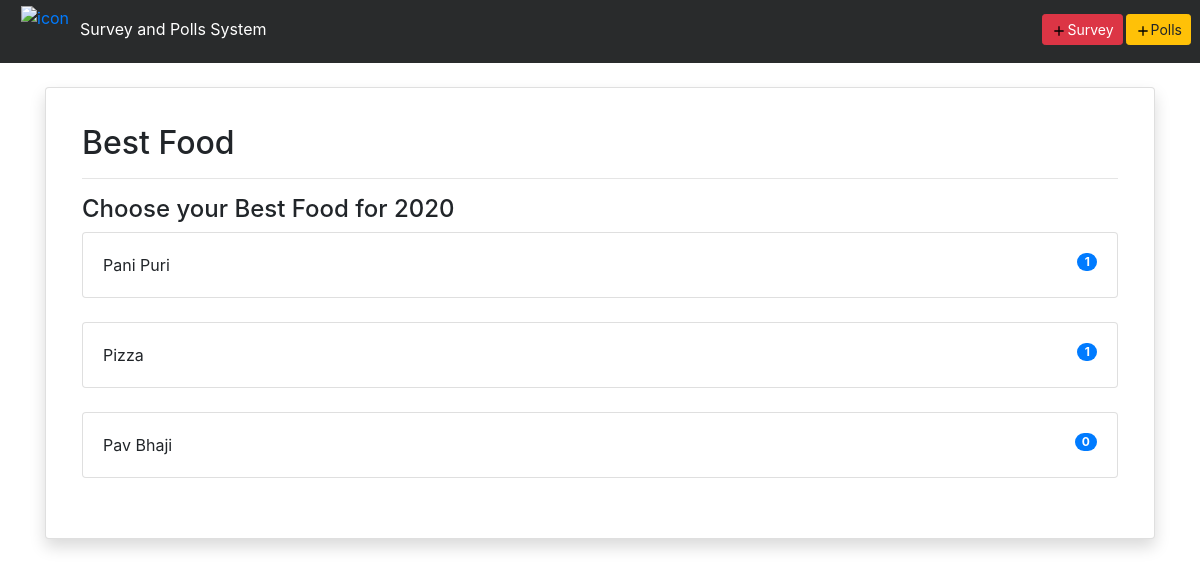
The app's page /spolen/analytics/poll/ad121001poll-1/ (signed in) with its own data.
### spolen/models.py (models this page shows, shortened)
class Poll(models.Model):
	user = models.ForeignKey(User, on_delete = models.CASCADE)
	title = models.CharField(max_length = 256)
	question = models.CharField(max_length = 256)
	slug = models.SlugField(unique = True)
	date_posted = models.DateField(auto_now_add = True)
	public = models.BooleanField(default = False)
	closed = models.BooleanField(default = False)

class PollOption(models.Model):
	poll = models.ForeignKey(Poll, on_delete = models.CASCADE)
	option = models.CharField(max_length = 256)
	votes = models.PositiveIntegerField(default = 0)

### spolen/views.py (the view, shortened to what this page needs)
# urls.py: path('analytics/<str:ent>/<str:slug>/', views.spolen_analytics, name = 'spolen-analytics'),
def spolen_analytics(request,ent,slug):
	if(ent == 'poll'):
		poll = Poll.objects.get(slug = slug)
		if(poll.user == request.user):
			options = PollOption.objects.filter(poll = poll).order_by('-votes')
			return render(request, 'spolen/spolen-analytics.html', {'poll':poll,'options':options,'ent':ent})
		else:
			messages.success(request, 'Invalid Access!')
			return redirect('spolen:spolen-index')

### spolen/templates/spolen/spolen-analytics.html (shortened to what this page needs)
{% extends 'base.html' %}
{% load crispy_forms_tags %}
{% block content %}
	<div class="container">
		<div class="row">
			<div class="col-md-12">
				<div class="card shadow p-3 mb-5">
					<div class="card-body">
						{% if ent == 'poll' %}
							<h2>{{poll.title}}</h2>
							<hr>
							<h4>{{poll.question}}</h4>
							{% for option in options %}
							<div class = "card">
								<div class="card-body">
									{{option.option}}  <span class="badge badge-pill badge-primary" style="float: right;">{{option.votes}}</span>
								</div>
							</div>
							<br>
							{% endfor %}
						</div>
					{% endif %}
				</div>
			</div>
		</div>
	</div>
{% endblock %}

### records on screen
Poll: title "Best Food", question "Choose your Best Food for 2020"
PollOption: option "Pani Puri", votes "1"
PollOption: option "Pizza", votes "1"
PollOption: option "Pav Bhaji", votes "0"
